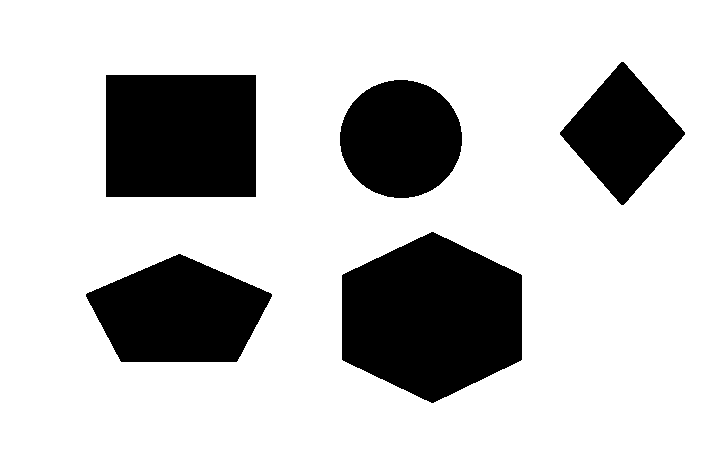
#> input picture images/shapes.png, 725 x 465 px
$ python CroppingImage.py
#> lines starting #> are read from the running program, lines starting #| are printed output that depends on the picture; after the words box and inside, x2 and y2 are one past the last pixel; in counts of white or black regions, pixels touching at a corner belong together
import cv2
import numpy
#cropping image according to contours
img = cv2.imread("images/shapes.png", 0)
#> img: shape (465, 725); 77.5% white; 5 black regions
img = cv2.resize(img, (500, 500))
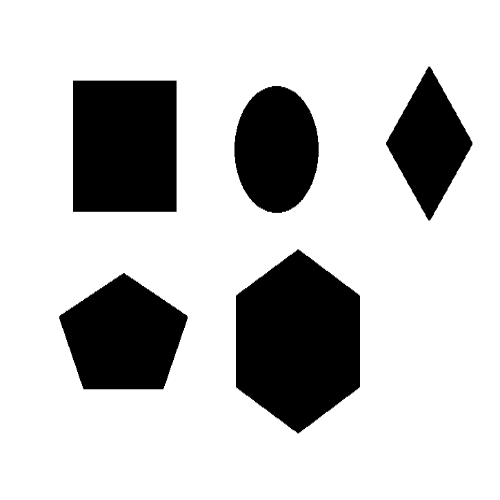
#> img: shape (500, 500); min 0, max 255, mean 197.5
# cv2.imshow("original", img)
contours, hierarchy = cv2.findContours(img, cv2.RETR_TREE, cv2.CHAIN_APPROX_SIMPLE)
#> contours = 6 contours; box (x1, y1, x2, y2) and area: (0, 0, 500, 500) 249001, (235, 249, 361, 434) 17144, (72, 80, 177, 212) 13622, (59, 273, 188, 390) 10431, (234, 86, 319, 213) 8321, (386, 66, 473, 221) 6799
images = []
idx = 0
for i in range(len(contours)):
    cnt = contours[i]
    M = cv2.moments(cnt)
    cx = int(M['m10'] / M['m00'])
    cy = int(M['m01'] / M['m00'])
    x,y,w,h = cv2.boundingRect(cnt)
    print(w*h)

    if(w*h < 25000):
        images.append(img[y-30:y+h+30,x-30:x+w+30])
        cv2.imshow("images"+str(idx),images[idx])
        contours1, hierarchy1 = cv2.findContours(images[idx], cv2.RETR_TREE, cv2.CHAIN_APPROX_SIMPLE)
        idx += 1
#> this loop made 6 passes
#> (cx, cy, x, y, w, h) on passes 2 to 6: (123, 336, 59, 273, 129, 117), (297, 340, 235, 249, 126, 185), (276, 149, 234, 86, 85, 127), (124, 145, 72, 80, 105, 132), (428, 143, 386, 66, 87, 155)
#> (cnt, cx, cy, x, y, w, h) on pass 1: ([[0, 0], [0, 499], [499, 499], [499, 0]], 249, 249, 0, 0, 500, 500)
#| 250000
#| 15093
#| 23310
#| 10795
#| 13860
#| 13485
#> pass 2, `cv2.imshow("images"+str(idx),images[idx])`:
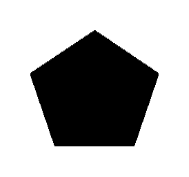
#> window 'images0': shape (177, 189); min 0, max 255, mean 175.3
#> after the loop, idx = 5; images = 5 items

cv2.waitKey()
cv2.destroyAllWindows()
